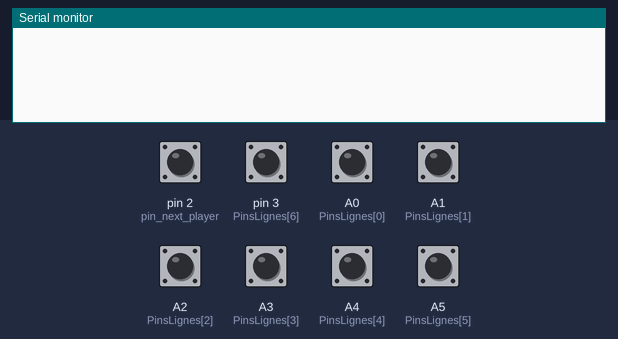
Recording of a program running on a simulated Arduino Uno, built with avr-gcc and run on an emulated ATmega328P. Shown: the last lines printed to the serial monitor. The test bench sets the inputs (shaded band); at power-on: A0 (PinsLignes[0]), A1 (PinsLignes[1]), A2 (PinsLignes[2]), A3 (PinsLignes[3]), A4 (PinsLignes[4]), A5 (PinsLignes[5]), pin 2 (pin_next_player), pin 3 (PinsLignes[6]) HIGH.

Above: at 1.2 s.
1.3 s: pin 2 (pin_next_player) pulled LOW for 0.15 s
At 2.5 s:
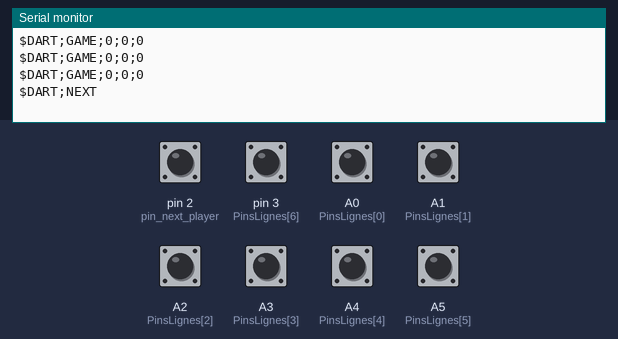
3.1 s: pin 3 (PinsLignes[6]) pulled LOW for 0.15 s
At 4.3 s:
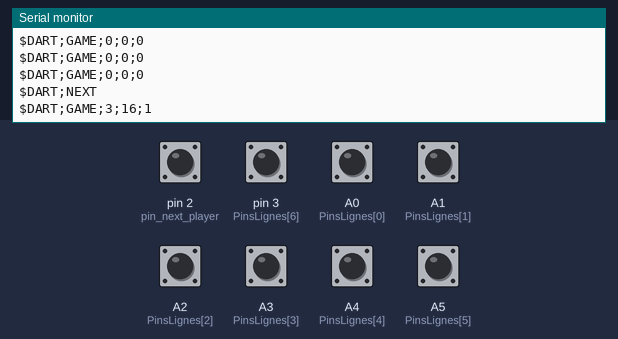
4.7 s: A0 (PinsLignes[0]) pulled LOW for 0.15 s
At 5.5 s:
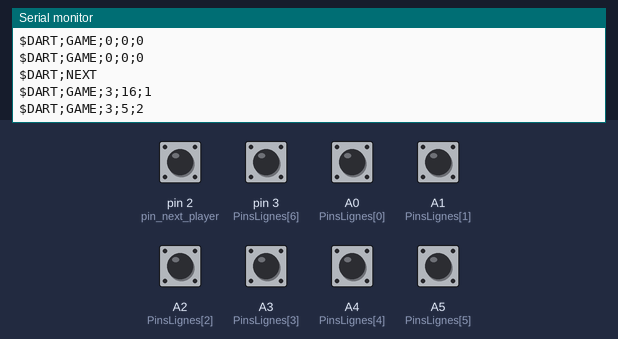
6.3 s: A1 (PinsLignes[1]) pulled LOW for 0.15 s
At 7.9 s:
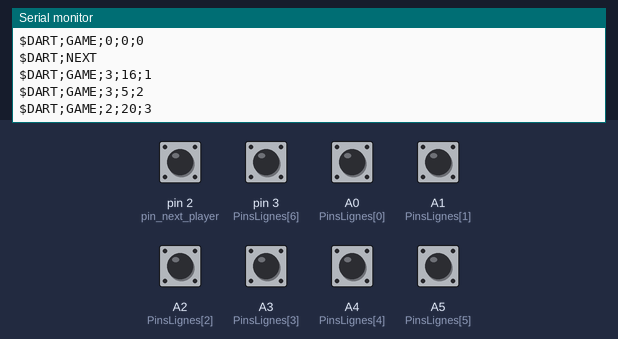
Timing chart, 0 to 8.9 s (numbered marks = the images above; inputs shaded):
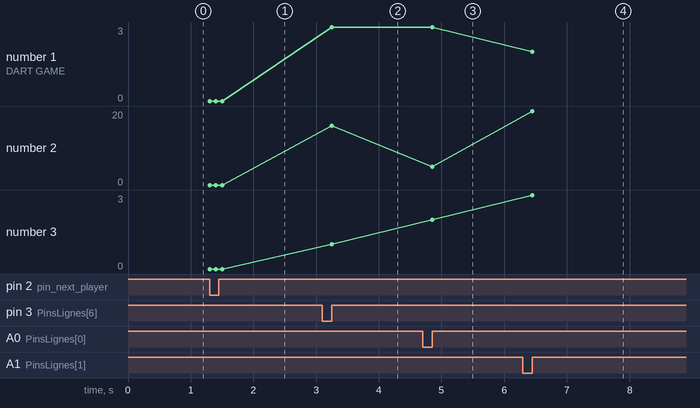

Measured:
- after the input at 1.3 s, the serial monitor: prints a new line at once (image 1)
- after the input at 3.1 s, the serial monitor: prints a new line after 0.15 s (image 2)
- after the input at 4.7 s, the serial monitor: prints a new line after 0.15 s (image 3)
- after the input at 6.3 s, the serial monitor: prints a new line after 0.15 s (image 4)
- plotted number 1: 0 → 3 after the input at 3.1 s
- plotted number 2: 0 → 16 after the input at 3.1 s, 16 → 5 after the input at 4.7 s, 5 → 20 after the input at 6.3 s
- plotted number 3: 0 → 1 after the input at 3.1 s, 1 → 2 after the input at 4.7 s

The program:

main.cpp
```cpp
/**
 * Bounoir Fabien - Thierry Vaira
 *
 * Programme utilisé pour decoder les impacts des fléchettes sur la cible
 * V 0.1
 */

#include <Arduino.h>
//#define DEBUG

#define NB_FLECHETTES 3

const byte numLignes = 7;
const byte numColonnes = 10;
const int Rebond = 100;
int nbFlechettes = 0;

//definition de la matrice avec les differents IMPACT
String ClefRef[numLignes][numColonnes] = {
  {"3;9","3;12","3;5","3;20","3;10","3;6","3;13","3;4","3;18","3;1"},
  {"2;9","2;12","2;5","2;20","2;10","2;6","2;13","2;4","2;18","2;1"},
  {"1;9","1;12","1;5","1;20","1;10","1;6","1;13","1;4","1;18","1;1"},
  {"2;25","1;25","0;0","0;0","0;0","0;0","0;0","0;0","0;0","0;0"},
  {"1;14","1;11","1;8","1;16","1;15","1;2","1;17","1;3","1;19","1;7"},
  {"2;14","2;11","2;8","2;16","2;15","2;2","2;17","2;3","2;19","2;7"},
  {"3;14","3;11","3;8","3;16","3;15","3;2","3;17","3;3","3;19","3;7"} //cette ligne ne marche pas
};
byte PinsLignes[numLignes] = {A0, A1, A2, A3, A4, A5, 3}; //se connecter aux pin de ligne
byte PinsColognes[numColonnes] = {13, 12, 11, 10, 9, 8 ,7, 6, 5, 4 }; //se connecter aux pin Colonne

String getKey();

void setup()
{
  Serial.begin(9600);
  for (int ligne = 0; ligne < numLignes; ligne++)
  {
    pinMode(PinsLignes[ligne],INPUT_PULLUP);       // Définir les pin de ligne comme entrée
    //digitalWrite(PinsLignes[ligne],HIGH);   // Pull-ups
  }
  for (int Colonne = 0; Colonne < numColonnes; Colonne++)
  {
    pinMode(PinsColognes[Colonne],OUTPUT);     // Définir les broches de la Colonne comme sorties
    digitalWrite(PinsColognes[Colonne],HIGH);
  }

  pinMode(2,INPUT_PULLUP);  //pin next player
  #ifdef DEBUG
  Serial.print("CIBLE-DARTS\r\n");
  #endif
}

void loop()
{
    String key = getKey();
    if(key != "")
    {
      #ifdef DEBUG
      Serial.print("key : ");
      Serial.println(key);
      #endif
      if(nbFlechettes < NB_FLECHETTES)
      {
        //Serial.print("$DART;GAME;" + key + "\r\n");
        //nbFlechettes++;

        nbFlechettes++;
        String n = String(nbFlechettes);
        Serial.print("$DART;GAME;" + key + ";" + n + "\r\n");
      }
      //delay(100);
    }
    if(digitalRead(2) == LOW) //pin next player
    {
      for(int i=nbFlechettes;i<NB_FLECHETTES;i++)
      {
        //Serial.print("$DART;GAME;0;0\r\n");
        //delay(100);

        String n = String(nbFlechettes);
        Serial.print("$DART;GAME;0;0;" + n + "\r\n");
        delay(100);
      }
      Serial.print("$DART;NEXT\r\n");
      nbFlechettes = 0;
      delay(500);
    }
}

// return l'impact de la cible
String getKey()
{
  String key = "";

  for(int Colonne = 0; Colonne < numColonnes; Colonne++)
  {
    digitalWrite(PinsColognes[Colonne],LOW);
    for(int ligne = 0; ligne < numLignes; ligne++)     // Scan ligne
    {
      if(digitalRead(PinsLignes[ligne]) == LOW)
      {
        #ifdef DEBUG
        Serial.print("ligne : "); Serial.println(ligne);
        #endif
        delay(Rebond);
        while(digitalRead(PinsLignes[ligne]) == LOW)
            ;                                  // attendre que l'impact soit libérée
        key = ClefRef[ligne][Colonne];
        digitalWrite(PinsColognes[Colonne],HIGH);
        return key;  // renvoie l'endroit de la cible touchée
      }
    }
    digitalWrite(PinsColognes[Colonne],HIGH);
  }
  return key;
}
```
